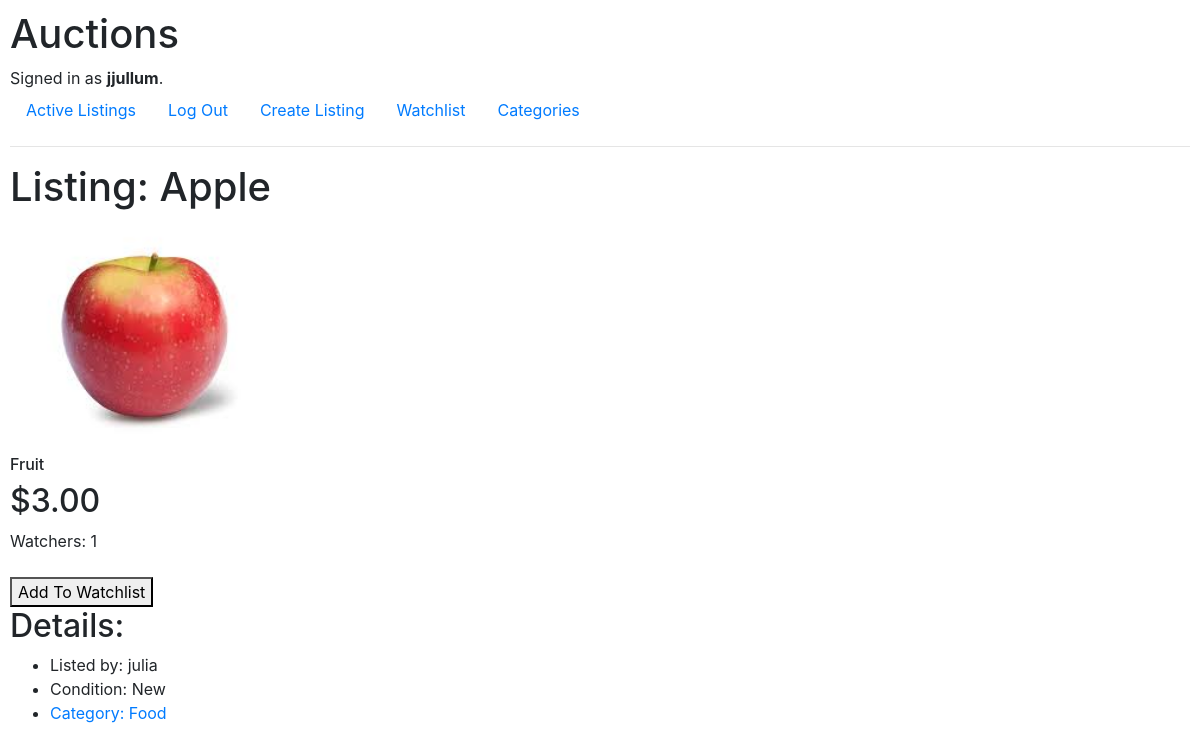
/listing/2 (signed in), run on the app's committed database.
### auctions/models.py (models this page shows, shortened)
class User(AbstractUser):
    pass

class Listing(models.Model):
    default_auto_field = 'django.db.models.BigAutoField'
    creator = models.ForeignKey(User, on_delete=models.CASCADE, related_name="listings")
    title = models.CharField(max_length=100)
    description = models.CharField(max_length=200)
    starting_bid = models.DecimalField(max_digits=10, decimal_places=2)
    active = models.BooleanField(default=True)
    picture = models.ImageField(null=True, blank=True, upload_to='images/')
    category = models.ForeignKey(Category, on_delete=models.CASCADE, related_name="listings")
    condition = models.CharField(max_length=100)
    time = models.DateTimeField(auto_now_add=True)

class Category(models.Model):
    title = models.CharField(max_length=100)
    def __str__(self):
        return f"{self.title}"

### auctions/views.py (the view, shortened to what this page needs)
# urls.py: path("listing/<int:listing_id>", views.listing, name="listing"),
@login_required
def listing(request, listing_id):
    user = request.user
    listing =  Listing.objects.get(pk=listing_id)
    in_watchlist = WatchList.objects.filter(user=user, listing=listing).exists()
    w = WatchList.objects.filter(listing=listing)
    watchers = 0
    for watcher in w:
        watchers += 1
    if request.method == 'GET':
        if in_watchlist:
            return render(request, "auctions/listing.html", {
                "listing":listing, "in_watchlist": True, "watchers":watchers
            })
        else:
            return render(request, "auctions/listing.html", {
                "listing":listing, "in_watchlist": False, "watchers":watchers
            })
    else:
        if request.POST["add_listing"]:
            listing_id = request.POST["add_listing"]
            listing = Listing.objects.get(pk=listing_id)
            addition = WatchList.objects.create(listing=listing)
            addition.user.add(user)

### auctions/templates/auctions/listing.html (shortened to what this page needs)
{% extends "auctions/layout.html" %}
{% block body %}
    <h1>Listing: {{listing.title}}</h1>
    <div>
        <img src="{{listing.picture.url}}" width="300px">
    </div>
    <h6>{{listing.description}}</h6>
    <h2>${{listing.starting_bid}}</h2>
    <div>Watchers: {{watchers}}</div><br>
    {% if not in_watchlist %}
        <form action="{% url 'listing' listing.id%}" method="post">
            <button type="submit">Add To Watchlist</button>
        </form>
    {% else %}
        <form action="{% url 'watchlist'%}" method="post">
            {% csrf_token %}
            <input type="hidden" value="{{listing.id}}" name="delete_listing">
            <button type="submit"> Delete From Watchlist</button>
        </form>
    {% endif %}
    <h2>Details:</h2>
    <ul>
        <li>
            Listed by: {{listing.creator}}
        </li>
        <li>
            {% if listing.condition %}
            Condition: {{listing.condition}}
            {% else %}
            Condition: No condition specified
            {% endif %}
        </li>
        <li>
            {% if listing.category %}
            <a href="{% url 'category' listing.category.id%}">Category: {{listing.category}}</a>
            {% else %}
            Category: No Category Listed
            {% endif %}
        </li>
    </ul>
{% endblock %}

### auctions/templates/auctions/layout.html (shortened to what this page needs)
{% load static %}
<!DOCTYPE html>
<html lang="en">
    <head>
        <link rel="stylesheet" href="https://stackpath.bootstrapcdn.com/bootstrap/4.4.1/css/bootstrap.min.css">
        <link href="{% static 'auctions/styles.css' %}" rel="stylesheet">
    </head>
    <body>
        <h1>Auctions</h1>
        <div>
            {% if user.is_authenticated %}
                Signed in as <strong>{{ user.username }}</strong>.
            {% else %}
                Not signed in.
            {% endif %}
        </div>
        <ul class="nav">
            <li class="nav-item">
                <a class="nav-link" href="{% url 'index' %}">Active Listings</a>
            </li>
            {% if user.is_authenticated %}
                <li class="nav-item">
                    <a class="nav-link" href="{% url 'logout' %}">Log Out</a>
                </li>
                <li class="nav-item">
                    <a class="nav-link" href="{% url 'new'%}"> Create Listing</a>
                </li>
                <li class="nav-item">
                    <a class="nav-link" href="{% url 'watchlist'%}"> Watchlist</a>
                </li>
                <li class="nav-item">
                    <a class="nav-link" href="{% url 'categories'%}">Categories</a>
                </li>
            {% endif %}
        </ul>
        <hr>
        {% block body %}
        {% endblock %}
    </body>
</html>

### auctions/static/auctions/styles.css (style rules this page uses)
body { padding: 10px; }

### data on the page
User: username "jjullum"
Listing: title "Apple", picture (picture), description "Fruit", starting_bid "3.00", creator "julia", condition "New", category "Food"

### other printed values
{{ watchers }} "1"
